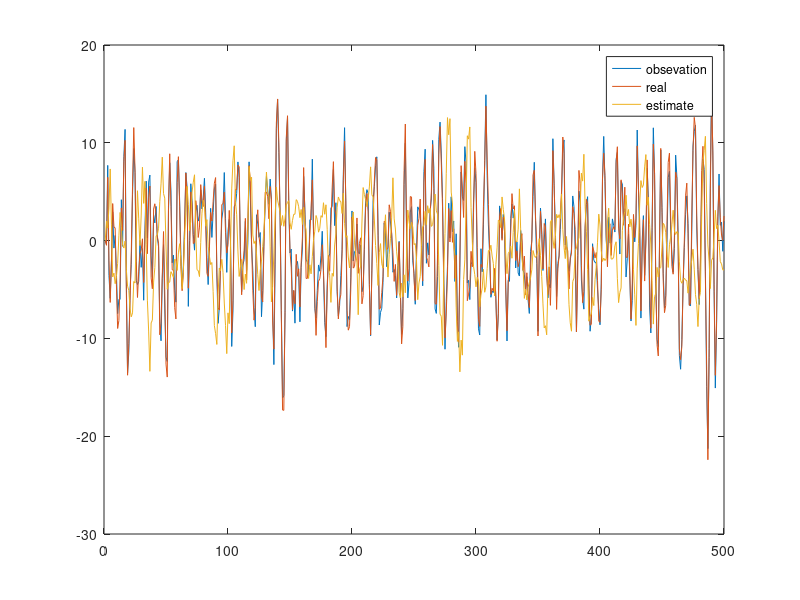
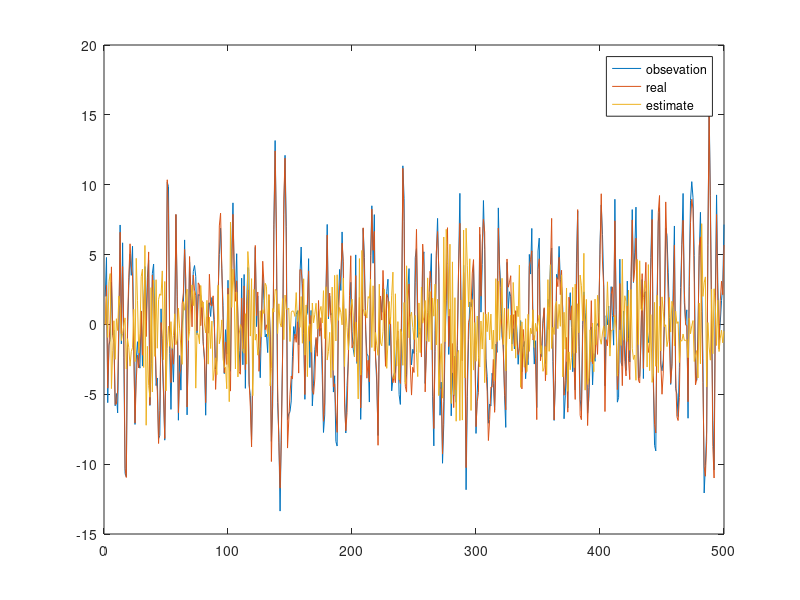
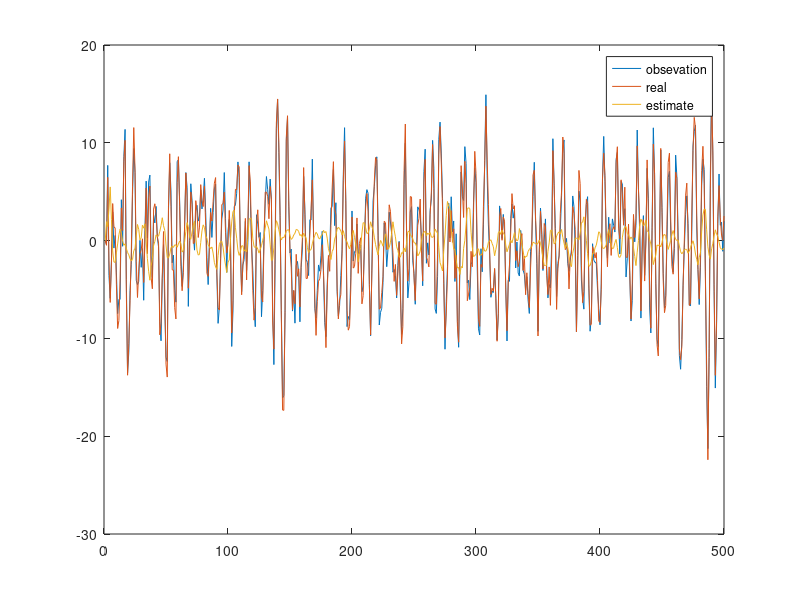
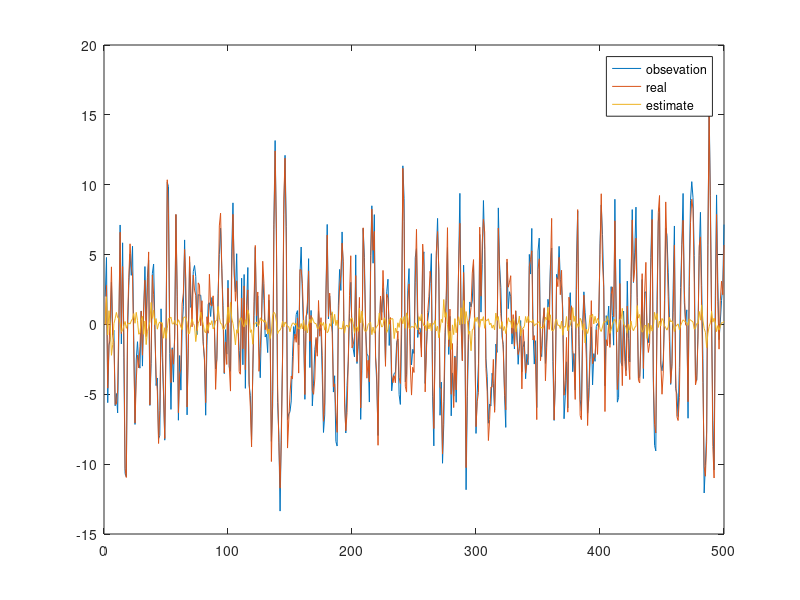

Reproduce these figures in MATLAB, in order. (Note: this script raises an error after producing the figures.)
clear;
clc;

%%%%%%%%  Uniform Noise  %%%%%%%%%%%%%
load NoiseUniformData3dim.mat
NoiseUniformData3dim = random_ellips_norm3;
load NoiseUniformData2dim.mat
NoiseUniformData2dim = random_ellips_norm2;

N = length(NoiseUniformData2dim);

F = [0 1 0; 0 0 1; 0.2 -0.9 1.3];
Q = [5 0 -1; 0 5 0; -1 0 5];
H = [1.2 1.5 -0.9; -1 0.8 1.1];
R = [5 -2; -2 5];

x(:,1) = [0; 0; 0];
y(:,1) = H*x(:,1)+NoiseUniformData2dim(:,1);
y_real(:,1) = H*x(:,1);

for i = 1:N-1
    x(:,i+1) = F*x(:,i)+NoiseUniformData3dim(:,i);
    y(:,i+1) = H*x(:,i+1)+NoiseUniformData2dim(:,i);
    y_real(:,i+1) = H*x(:,i+1);
end



%%%%%%%%%  KalmanFilter (confidence=99%)  %%%%%%%%%

Sigma_3Dim = 0.000675*[5 0 -1; 0 5 0; -1 0 5];
Sigma_2Dim = 0.01*[5 -2; -2 5];

x_hat(:,1) = [0; 0; 0];
y_hat(:,1) = H*x_hat(:,1);
P(:,:,1) = [10 0 0; 0 10 0; 0 0 10];
for i = 1:N-1
    x_hat(:,i+1) = F*x_hat(:,i);
    P(:,:,i+1) = F*P(:,:,i)*F'+Sigma_3Dim;
    K(:,:,i+1) = P(:,:,i+1)*H'*inv(H*P(:,:,i+1)*H'+Sigma_2Dim);
    x_hat(:,i+1) = x_hat(:,i+1)+K(:,:,i+1)*(y(i+1)-H*x_hat(:,i+1));
    P(:,:,i+1) = (eye(3,3)-K(:,:,i+1)*H)*P(:,:,i+1);
    y_hat(:,i+1) = H*x_hat(:,i+1);
end

figure(1)
plot(y(1,:)); hold on;
plot(y_real(1,:)); hold on;
plot(y_hat(1,:)); hold off;
legend('obsevation','real','estimate');
figure(2)
plot(y(2,:)); hold on;
plot(y_real(2,:)); hold on;
plot(y_hat(2,:)); hold off;
legend('obsevation','real','estimate');



%%%%%%%%%  KalmanFilter (confidence=90%)  %%%%%%%%%

Sigma_3Dim = 0.00072*[5 0 -1; 0 5 0; -1 0 5];
Sigma_2Dim = 0.2*[5 -2; -2 5];

x_hat(:,1) = [0; 0; 0];
y_hat(:,1) = H*x_hat(:,1);
P(:,:,1) = [10 0 0; 0 10 0; 0 0 10];
for i = 1:N-1
    x_hat(:,i+1) = F*x_hat(:,i);
    P(:,:,i+1) = F*P(:,:,i)*F'+Sigma_3Dim;
    K(:,:,i+1) = P(:,:,i+1)*H'*inv(H*P(:,:,i+1)*H'+Sigma_2Dim);
    x_hat(:,i+1) = x_hat(:,i+1)+K(:,:,i+1)*(y(i+1)-H*x_hat(:,i+1));
    P(:,:,i+1) = (eye(3,3)-K(:,:,i+1)*H)*P(:,:,i+1);
    y_hat(:,i+1) = H*x_hat(:,i+1);
end

figure(3)
plot(y(1,:)); hold on;
plot(y_real(1,:)); hold on;
plot(y_hat(1,:)); hold off;
legend('obsevation','real','estimate');
figure(4)
plot(y(2,:)); hold on;
plot(y_real(2,:)); hold on;
plot(y_hat(2,:)); hold off;
legend('obsevation','real','estimate');


%%%%%%%%%  set membership filter  %%%%%%%%%
P(:,:,1) = [10 0 0; 0 10 0; 0 0 10];
x_hat(:,1) = [0; 0; 0];
y_hat(:,1) = H*x_hat(:,1);
syms q_solve p_solve
for i = 1:N-1

    %%%% state update %%%%%
    x_hat(:,i+1) = F*x_hat(:,i);

    %%%%%% minimal volum p  %%%%%%%%%%%
    n = 3;
    Q1 = F*P(:,:,i)*F';
    Q2 = Q;
    eigenvalue = eig(Q1*inv(Q2));
    eqn = 1/(eigenvalue(1)+p_solve)+1/(eigenvalue(2)+p_solve)+1/(eigenvalue(3)+p_solve) == n/p_solve/(p_solve+1);
    p_ = double(solve(eqn,p_solve));
    index = find(p_>0,1);
    p = p_(index);    

    %%%%%% matrix updata %%%%%%%
    P(:,:,i+1) = (1/p+1)*F*P(:,:,i)*F'+(p+1)*Q;

    %%%%%% minimal volum p  %%%%%%%%%%%
    n = 3;
    e(:,i+1) = y(:,i+1)-H*x_hat(:,i+1);
    criteria = n*(1-e(:,i+1)'*inv(R)*e(:,i+1))-trace(P(:,:,i+1)*H'*inv(R)*H);
    if criteria > 0
        q = 0;
    else
        rank(P(:,:,i+1)*H'*inv(R)*H);
        eigenvalue = eig(P(:,:,i+1)*H'*inv(R)*H);
        beta_d = 1-e(:,i+1)'*inv(q_solve^(-1)*R+H*P(:,:,i+1)*H')*q_solve^(-2)*R*inv(q_solve^(-1)*R+H*P(:,:,i+1)*H')*e(:,i+1);
        beta = 1+q_solve-e(:,i+1)'*inv(1/q_solve*R+H*P(:,:,i+1)*H')*e(:,i+1);
        eqn = eigenvalue(1)/(1+q_solve*eigenvalue(1))+eigenvalue(2)/(1+q_solve*eigenvalue(2)) == n*beta_d/beta;
%         eqn = 1/(eigenvalue(1)+q_solve)+1/(eigenvalue(2)+q_solve) == n*beta_d/beta;
        q_ = double(solve(eqn,q_solve));
        index = find(q_>0,1);
        q = q_(index);
    end

    %%%%%% obsevation update %%%%
    L(:,:,i+1) = P(:,:,i+1)*H'*inv(H*P(:,:,i+1)*H'+1/q*R);
%     e(:,i+1) = z_real(:,i+1)-H*x_hat(:,i+1);
    x_hat(:,i+1) = x_hat(:,i+1)+L(:,:,i+1)*e(:,i+1);
    beta = 1+q-e(:,i+1)'*inv(1/q*R+H*P(:,:,i+1)*H')*e(:,i+1);
    P(:,:,i+1) = beta*((eye(3,3)-L(:,:,i+1)*H)*P(:,:,i+1)*(eye(3,3)-L(:,:,i+1)*H)'+1/q*L(:,:,i+1)*R*L(:,:,i+1)');

    y_hat(:,i+1) = H*x_hat(:,i+1);

end

figure(5)
plot(y(1,:)); hold on;
plot(y_real(1,:)); hold on;
plot(y_hat(1,:)); hold off;
legend('obsevation','real','estimate');
figure(6)
plot(y(2,:)); hold on;
plot(y_real(2,:)); hold on;
plot(y_hat(2,:)); hold off;
legend('obsevation','real','estimate');
























